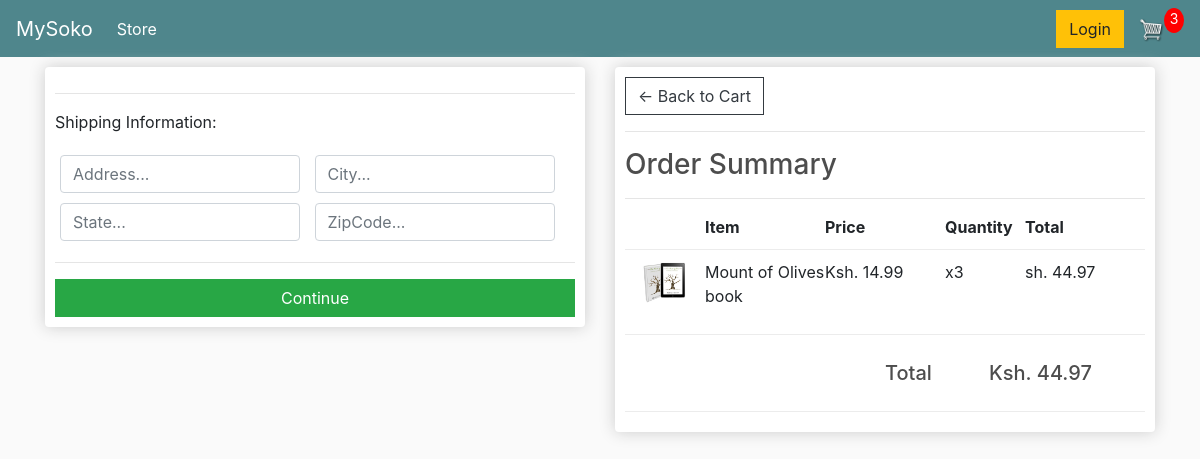
/checkout/ (signed in), run on an earlier commit of the app's database.
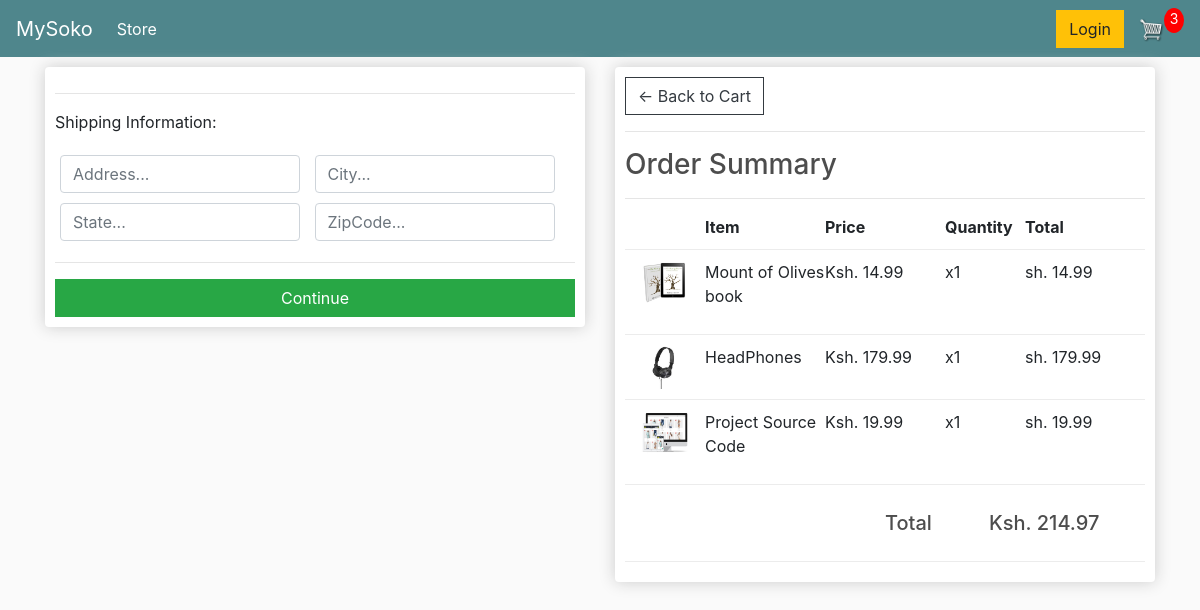
And on a later commit of the database.
### store/models.py (models this page shows, shortened)
class OrderItem(models.Model):
    product = models.ForeignKey(Product, on_delete=models.SET_NULL, null=True)
    order = models.ForeignKey(Order, on_delete=models.SET_NULL, null=True)
    quantity = models.IntegerField(default=0, null=True, blank=True)
    date_added = models.DateTimeField(auto_now_add=True)
    @property
    def get_total(self):
        total = self.product.price * self.quantity
        return total

class Product(models.Model):
    name = models.CharField(max_length=200)
    price = models.DecimalField(max_digits=7, decimal_places=2)
    digital = models.BooleanField(default=False, null=True, blank=True)
    product_image = models.ImageField(default='placeholder.png',null=True, blank=True)

class Order(models.Model):
    customer = models.ForeignKey(Customer, on_delete=models.SET_NULL, null=True, blank=True )
    date_ordered = models.DateTimeField(auto_now_add=True)
    complete = models.BooleanField(default=True)
    transaction_id = models.CharField(max_length=100, null=True)
    @property
    def shipping(self):
        shipping = False
        orderitems = self.orderitem_set.all()
        for i in orderitems:
            if  i.product.digital == False:
                shipping = True
        return shipping
    @property
    def get_cart_total(self):
        orderitems = self.orderitem_set.all()
        total = sum([item.get_total for item in orderitems])
        return total
    @property
    def get_cart_items(self):
        orderitems = self.orderitem_set.all()
        total = sum([item.quantity for item in orderitems])
        return total

### store/views.py (the view)
# urls.py: path('checkout/', views.check_out, name='check-out'),
def check_out(request):
    data = cartData(request)
    cartItems = data['cartItems']
    order = data['order']
    items = data['items']
    context ={'items': items, 'order':order, 'cartItems': cartItems}
    return render(request,'store/check_out.html',context)

### store/utils.py (called while the page is built)
def cartData(request):
    if request.user.is_authenticated:
        customer = request.user.customer
        order, created = Order.objects.get_or_create(customer=customer, complete=False)
        items = order.orderitem_set.all()
        cartItems = order.get_cart_items
    else:
        cookieData = cookieCart(request)
        cartItems = cookieData['cartItems']
        order = cookieData['order']
        items = cookieData['items']
    return  {'cartItems': cartItems, 'order':order, 'items':items}

### store/templates/store/check_out.html (shortened to what this page needs)
{% extends 'store/main.html' %}
{% load static %}
{% block content %}
    <div class="row">
        <div class="col-lg-6">
            <div class="box-element" id="form-wrapper">
                <form id="form">
                    <div id="shipping-info">
                        <hr>
                        <p>Shipping Information: </p>
                        <div class="form-field">
                            <input class="form-control" name="address" placeholder="Address..." type="text">
                        </div>
                        <div class="form-field">
                            <input class="form-control" name="city" placeholder="City..." type="text">
                        </div>
                        <div class="form-field">
                            <input class="form-control" name="state" placeholder="State..." type="text">
                        </div>
                        <div class="form-field">
                            <input class="form-control" name="zipcode" placeholder="ZipCode..." type="text">
                        </div>
                    </div>
                    <hr>
                    <input id="form-button" class="btn btn-success btn-block" type="submit" value="Continue">
                </form>
            </div>
            <br>
        </div>
        <div class="col-lg-6">
            <div class="box-element">
                <a class="btn btn-outline-dark " href="{% url 'cart' %}">&#x2190  Back to Cart</a>
                <hr>
                <h3>Order Summary</h3>
                <hr>
                 <div class="cart-row">
                    <div style="flex:2"></div>
                    <div style="flex:3"><strong>Item</strong></div>
                     <div style="flex:3"><strong>Price</strong></div>
                    <div style="flex:2"><strong>Quantity</strong></div>
                    <div style="flex:3"><strong>Total</strong></div>
                </div>
                {% for item in items %}
                <div class="cart-row">
                    <div style="flex:2"><img class="row-image" src="{{ item.product.product_image.url }}" alt=""></div>
                    <div style="flex:3"><p>{{ item.product.name }}</p></div>
                    <div style="flex:3"><p>Ksh. {{item.product.price }}</p></div>
                    <div style="flex:2"><p>x{{ item.quantity}}</p></div>
                    <div style="flex:3"><p>sh. {{ item.get_total|floatformat:2}}</p></div>
                </div>
                {% endfor %}
                <div class="cart-row">
                    <div style="flex:2"><p><strong></strong></p></div>
                    <div style="flex:3"><p></p></div>
                    <div style="flex:2"><p><h5>Total</h5></p></div>
                    <div style="flex:3"><p><h5>Ksh. {{ order.get_cart_total | floatformat:2 }}</h5></p></div>
                </div>
            </div>
        </div>
    </div>
{% endblock content %}

What changed in the data, as far as the page shows it:
changed OrderItem "Mount of Olives book": quantity "3" → "1"; get_total "44.97" → "14.99"
added OrderItem: product.product_image (picture), product.name "HeadPhones", product.price "179.99", quantity "1", get_total "179.99"
added OrderItem: product.product_image (picture), product.name "Project Source Code", product.price "19.99", quantity "1", get_total "19.99"
changed Order: get_cart_total "44.97" → "214.97"
